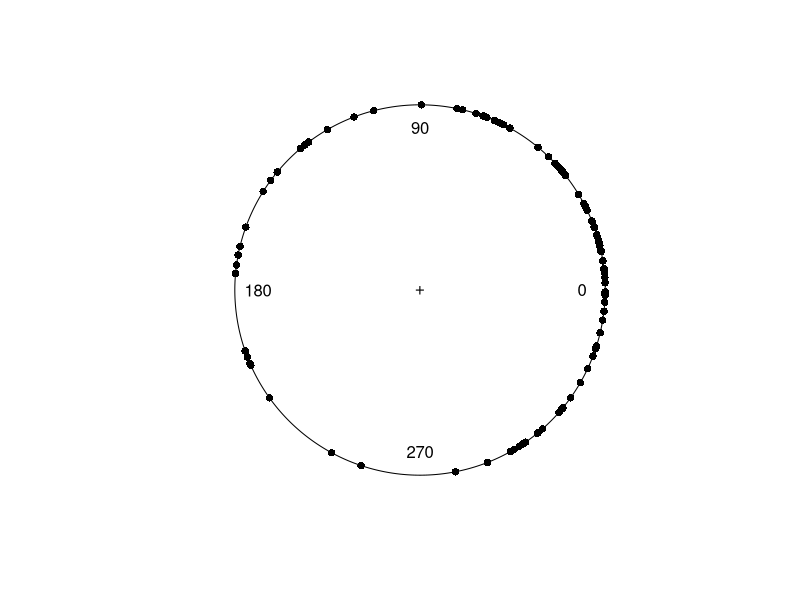
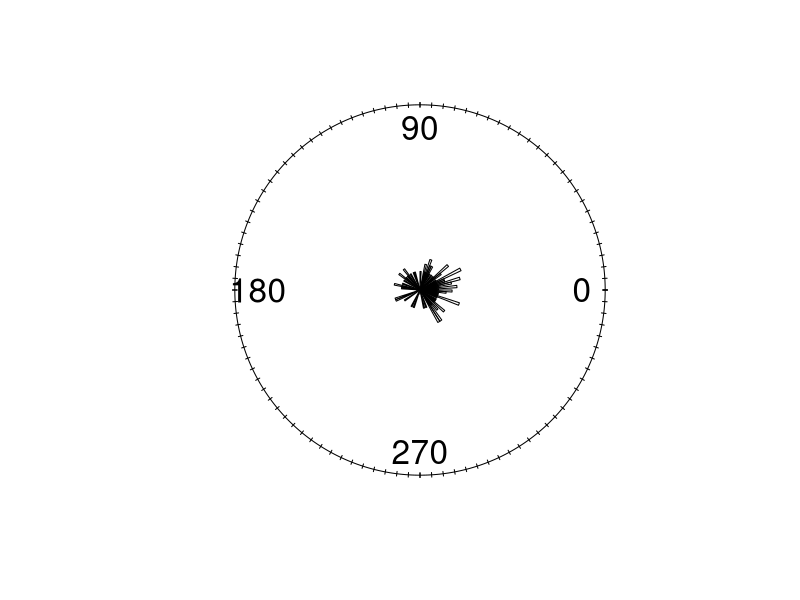
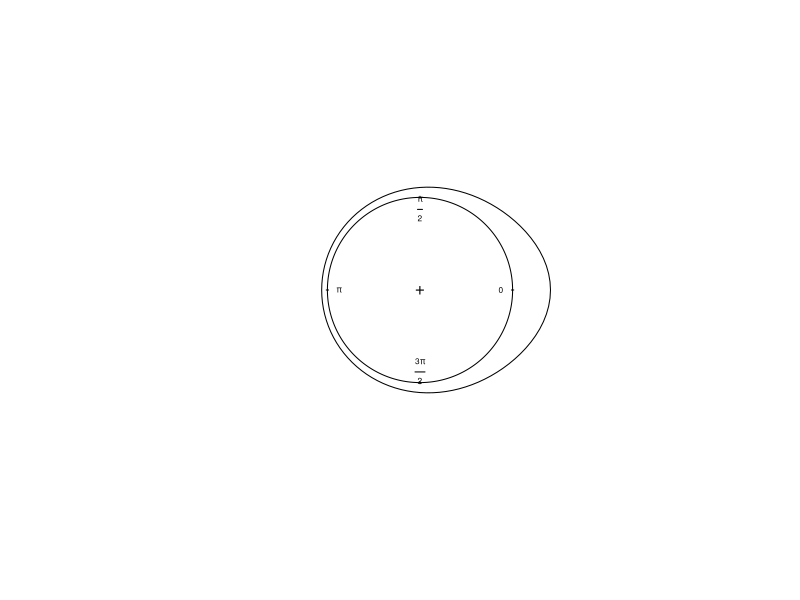
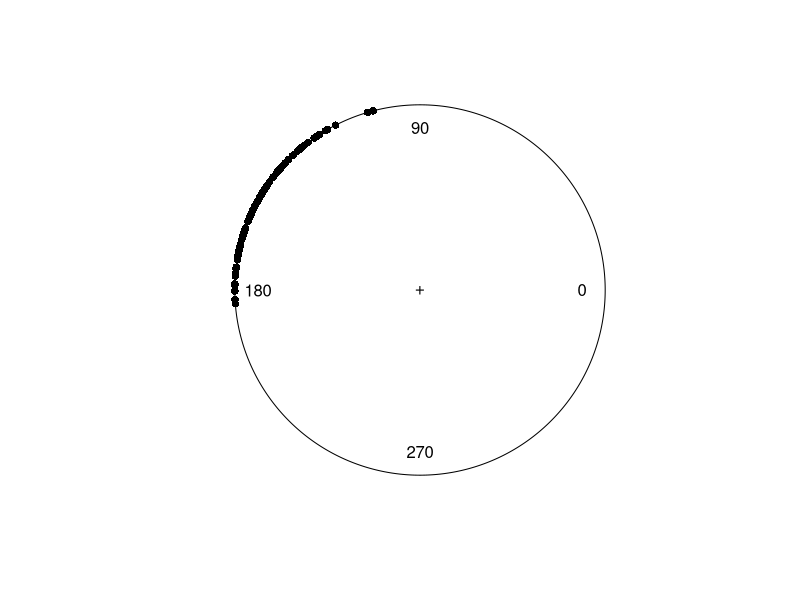
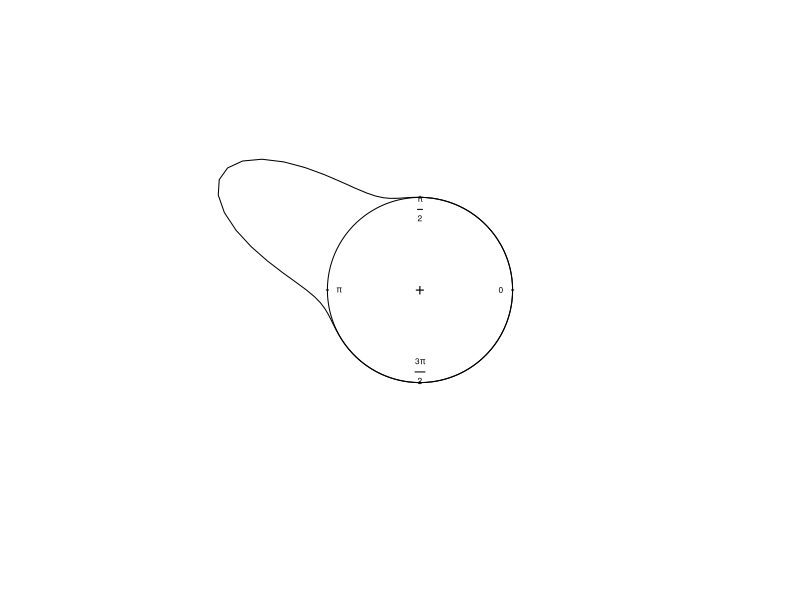
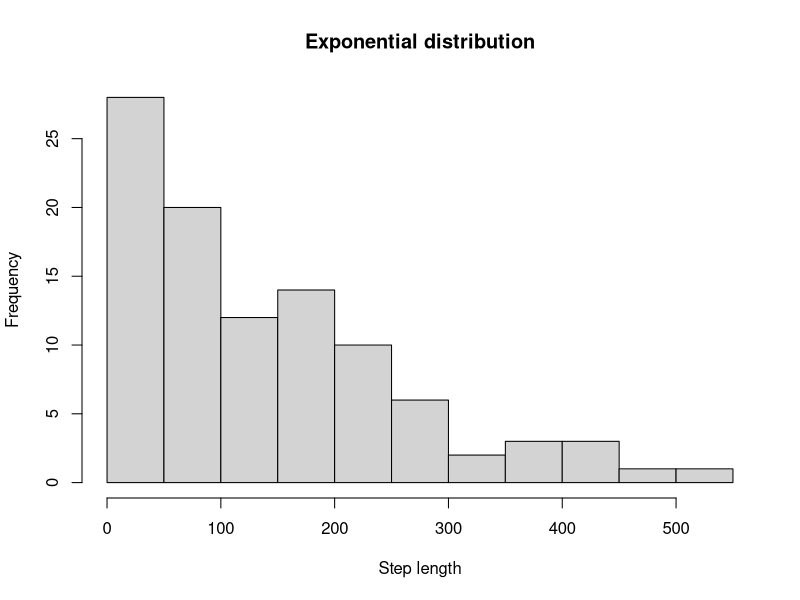
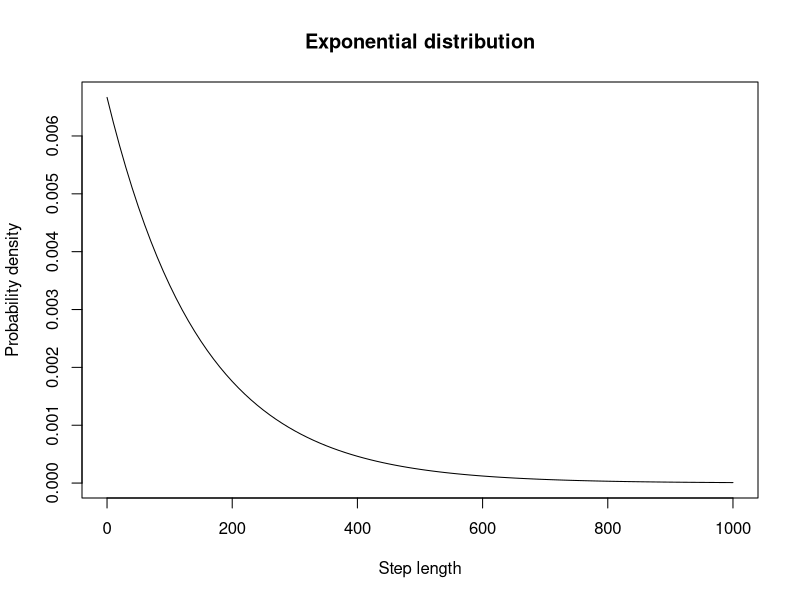
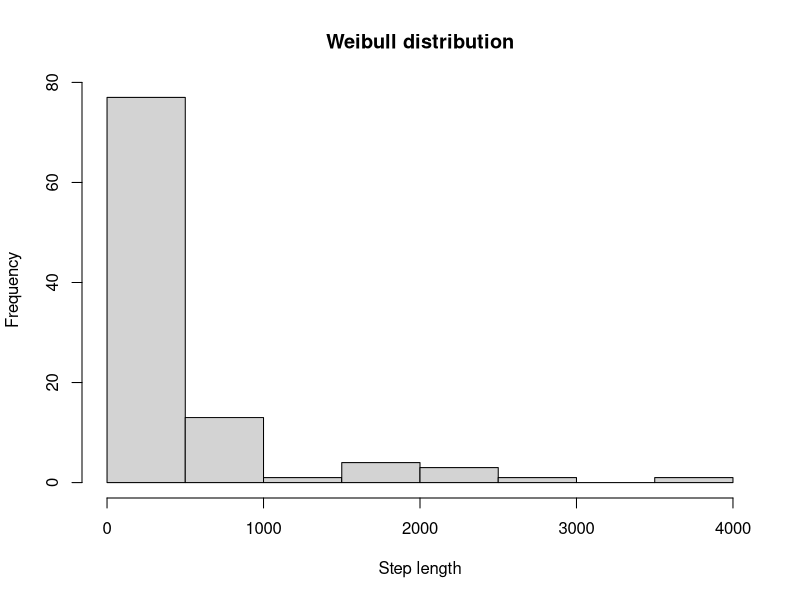

These charts were generated, in order, by the following R code:
#' ---
#' title: An introduction to movement ecology individual based models
#' author: The following pieces of codes were kindly provided by Juan Morales and then modified by Bernardo Niebuhr
#' date: 
#' 
#' output:
#' pdf_document:
#'   toc: true
#'   toc_depth: 2
#'   number_sections: true
#' ---

# --------------- label=print_options, warning=FALSE, message=FALSE, echo=FALSE

# for printout as pdf
# require("ezknitr")
# require("knitr")
# # Print options
# options(width = 165)
# opts_chunk$set(error = FALSE, message = FALSE, warning = FALSE, cache = FALSE, echo = TRUE, results = TRUE)

# --------------- label=load_packages

##### Circular distributions for angles

# Generates random values from a circular distribution and plots them
# Plots a circular distribution
# Here we use wrapped Cauchy and von Mises distributions

library(circular)

# wrapped Cauchy distribution
?dwrappedcauchy
# Parameters
mu.d <- rad(0) # Mean direction of the distribution - value around which the distribution is concentrated
rho.d <- 0.44 # "Concentration"/"perseverance" parameter, inside the interval [0,1] - for wrapped Cauchy distribution

data1 <- rwrappedcauchy(100, mu = mu.d, rho = rho.d, 
                        control.circular = list(units="degrees"))
plot(data1)
rose.diag(data1, cex = 2, )

ff1 <- function(x) dwrappedcauchy(x, mu = mu.d, rho = rho.d)
curve.circular(ff1, join = T, xlim = c(-2, 2), ylim = c(-2,2), cex = 0.5) # wrapped Cauchy

# von Mises distribution
?dvonmises
# Parameters
mu.d <- rad(150) # Mean direction of the distribution - value around which the distribution is concentrated
kappa.d <- 14 # "Concentration" parameter, positive number - for von Mises distribution

data2 <- rvonmises(100, mu.d, kappa.d, control.circular = list(units="degrees"))
plot(data2)

ff2 <- function(x) dvonmises(x, mu = mu.d, kappa = kappa.d)
curve.circular(ff2, join = T, xlim = c(-2, 2), ylim = c(-2,2), cex = 0.5) # von Mises

######################################################################

##### Distributions for step lengths

# Exponential distribution
?dexp
# Parameters
lambda.d <- 1/150 # here, 150 in the expected value of the distribution

data3 <- rexp(100, rate = lambda.d)
hist(data3, xlab = "Step length", main = "Exponential distribution")
mean(data3)

ff3 <- function(x) dexp(x, rate = lambda.d)
curve(ff3, from = 0, to = 1000, xlab = "Step length", main = "Exponential distribution", 
      ylab = "Probability density")

# Weibull distribution
?dweibull
# Parameters
shape.d <- 0.5
scale.d <- 150
scale.d * gamma(1 + 1/shape.d) # expected value of the distribution

data4 <- rweibull(100, shape = shape.d, scale = scale.d)
hist(data4, xlab = "Step length", main = "Weibull distribution")
mean(data4)

ff4 <- function(x) dweibull(x, shape = shape.d, scale = scale.d)
curve(ff4, from = 0, to = 1000, xlab = "Step length", main = "Weibull distribution", 
      ylab = "Probability density")

# Power-law (Levy) distribution

# Parameters
mu.d <- 2.5 # Value in the interval (1,3] - 1 = long steps more probable, 3 = all steps in the same scale
xmin.d <- 1 # Minimum value of a step

# Creating the power-law distribution density function
dpowlaw <- function(x, alfa, xmin, log=FALSE){
  c <- (alfa-1)*xmin^(alfa-1)
  if(log) ifelse(x < xmin, 0, log(c*x^(-alfa)))
  else ifelse(x < xmin, 0, c*x^(-alfa))
}
# Testing the function
integrate(dpowlaw, -Inf, Inf, alfa = mu.d, xmin = xmin.d)

# Plot the function
curve(dpowlaw(x, alfa = mu.d, xmin = xmin.d), from = 0, to = 100, log="")
# log axes
curve(dpowlaw(x, alfa = mu.d, xmin = xmin.d), from = 1, to = 100, log = "xy", ylim = c(1E-6, 2),
      ylab = "Probability density", xlab = "Step length") # mu = 2.5
curve(dpowlaw(x, alfa = 3, xmin = xmin.d), from = 1, to = 100, col = "green", log = "xy", add = T) # mu = 3
curve(dpowlaw(x, alfa = 1.5, xmin = xmin.d), from = 1, to = 100, col = "blue", log = "xy", add = T) # mu = 1.5
# comparing to an exponential distribution
curve(dexp(x, rate = 1/8), from = 1, to = 100, col = "red", log = "xy", add = T)

# Creating a power-law distribution random number generator
rpowlaw <- function(n, alpha, xmin = 1, maximum = 1000000) {
  random <- runif(n * 10000, xmin, maximum)
  prob.powlaw <- dpowlaw(random, alfa = alpha, xmin = xmin)
  sample(random, size = n, prob = prob.powlaw)
}

# Random data
data5 <- rpowlaw(100, alpha = mu.d, xmin = xmin.d)
hist(data5, xlab = "Step length", main = "Power-law distribution", breaks = 20)
mean(data5)

######################################################################
# Simple Random Walk
# movement will be described based on steps and turns
# steps will follow a Weibull distribution
# turns will follow a wrapped Cauchy distribution
# review the distributions:

?rweibull
op <- par(mfrow=c(3,1))
hist(rweibull(10000,scale=1,shape=1), freq=F, main="shape = 1")
hist(rweibull(10000,scale=1,shape=2), freq=F, main="shape = 2")
hist(rweibull(10000,scale=1,shape=0.5), freq=F, main="shape = 0.5")
par(op)

?rwrappedcauchy
op <- par(mfrow=c(2,2))
rose.diag(rwrappedcauchy(1000,mu=circular(0),rho=0),bins=18,prop=3)
rose.diag(rwrappedcauchy(1000,mu=circular(pi),rho=0.7),bins=18,prop=2)
rose.diag(rwrappedcauchy(1000,mu=circular(0),rho=0.9),bins=18,prop=2)
rose.diag(rwrappedcauchy(1000,mu=circular(pi),rho=0.1),bins=18,prop=3)
par(op)

#-------------------------------------------------------------------
# simulate a movement track
s_scale <- 10 # s_scale <- c(1, 1.5, 2, 5, 0.3)
s_scale <- rgamma(10, shape = 5, scale = 3)
s_shape <- 2
mu <- circular(0)
rho <- 0.8

nsteps <- 100
x <- numeric(nsteps) # x position
y <- numeric(nsteps) # y position
h <- numeric(nsteps) # absolute angle of the movement
steps <- rweibull(nsteps, scale=s_scale, shape=s_shape)
turns <- rwrappedcauchy(nsteps, mu=mu, rho=rho)
turns <- ifelse(turns>pi, turns-2*pi,turns)
h[1] <- runif(1,0,2*pi)
for(t in 2:nsteps){
  x[t] <- x[t-1] + steps[t-1]*cos(h[t-1])
  y[t] <- y[t-1] + steps[t-1]*sin(h[t-1])
  h[t] <- h[t-1] + turns[t]
}

plot(x,y, type="o", pch=16, asp=1)

points(x[1], y[1], pch=16, col="blue", cex=2)
points(x[nsteps], y[nsteps], pch=16, col="red", cex=2)

#-------------------------------------------------------------------
# simulate several individuals

ntracks <- 10
X <- matrix(NA,nsteps,ntracks)
Y <- matrix(NA,nsteps,ntracks)

for(i in 1:ntracks){
  x <- numeric(nsteps)
  y <- numeric(nsteps)
  h <- numeric(nsteps)
  steps <- rweibull(nsteps, scale=s_scale[i], shape=s_shape)
  turns <- rwrappedcauchy(nsteps, mu=mu, rho=rho)
  turns <- ifelse(turns>pi, turns-2*pi,turns)
  h[1] <- runif(1,0,2*pi)
  for(t in 2:nsteps){
    x[t] <- x[t-1] + steps[t-1]*cos(h[t-1])
    y[t] <- y[t-1] + steps[t-1]*sin(h[t-1])
    h[t] <- h[t-1] + turns[t]
  }
  X[,i] <- x
  Y[,i] <- y
}

# plot the trajectories
matplot(X,Y, type="l", pch=16, col=rainbow(ntracks), asp=1)
points(X[1,], Y[1,], pch=16, col="blue", cex=2)
points(X[nsteps,], Y[nsteps,], pch=16, col="red", cex=2)


#--------------------------------------------------------------------------------
##### it is interesting to see how displacement changes with time
# we usually look at the squared displacement
time = 0:(nsteps-1)
matplot(time,(X-X[1,])^2 + (Y-Y[1,])^2, type ="l", pch=16, xlab="time", ylab="squared displacement", col="gray")
lines(time, rowMeans((X-X[1,])^2 + (Y-Y[1,])^2), lwd=4, col=2)
abline(lm(rowMeans((X-X[1,])^2 + (Y-Y[1,])^2) ~ time-1), lwd=4, lty=2, col=1)

########################################################################################
# Biased random walk
# This is a random walk with a central attractor

# In this case, the final angle is drawn from a wrapped Cauchy distribuion with a mean direction 
#  (mu) defined not only by the previous direction of the animal step, 
#  but by an attraction factor
# The magnitude of the attraction factor is larger the more distant the animal is from the 
#  attraction point; besides, it is larger the larger the values of the attraction coefficient, beta
# The attraction coefficient may also be negaive; in this case, we simulate a random walk with
#  repulsion

#-------------------------------------------------------------------
# simulate a movement track

require(circular)
nsteps <- 100
beta <- 1.5 # Coefficient of attraction or bias - positive values correpond to attraction, negative values correspond to avvoidance
rho <- 0.6 # Concentration parameter around the bias absolute angle
scale <- 1
shape <- 1

# Coordinates of the point of attraction/repulsion
xh <- 30
yh <- 30

x <- numeric(nsteps)
y <- numeric(nsteps) 
h <- numeric(nsteps)
steps <- numeric(nsteps)

h[1] <- runif(1,1,2*pi)
x[1] <- rnorm(1,0,1)
y[1] <- rnorm(1,0,1)

for(t in 2:nsteps){  
  adj <- xh - x[t-1]
  op  <- yh - y[t-1]
  r   <- sqrt(adj^2 + op^2)
  ya <- sin(h[t-1]) + beta*(op/r)
  xa <- cos(h[t-1]) + beta*(adj/r)    
  m_t <- atan2(ya,xa)
  h[t] <- rwrappedcauchy(1, mu=circular(m_t), rho=rho)
  steps[t-1] <- rweibull(1, scale=scale, shape=shape)
  x[t] <- x[t-1] + cos(h[t])*steps[t-1]
  y[t] <- y[t-1] + sin(h[t])*steps[t-1]
}            

plot(x,y, type="l",lwd=2, xlim=c(-30,30),ylim=c(-20,20), asp=1)     
points(x[1],y[1], col="red", cex=2, pch=16)
lines(x,y, col=2,lwd=1, xlim=c(-15,15),ylim=c(-10,10), asp=1)     

#-------------------------------------------------------------------
# simulate several individuals

ntracks <- 10
X <- matrix(NA,nsteps,ntracks)
Y <- matrix(NA,nsteps,ntracks)

xh <- 0
yh <- 0
for(i in 1:ntracks){
  x <- numeric(nsteps)
  y <- numeric(nsteps) 
  h <- numeric(nsteps)
  steps <- numeric(nsteps)
  
  h[1] <- runif(1,1,2*pi)
  x[1] <- rnorm(1,0,1)
  y[1] <- rnorm(1,0,1)
  
  for(t in 2:nsteps){  
    adj <- xh - x[t-1]
    op  <- yh - y[t-1]
    r   <- sqrt(adj^2 + op^2)
    ya <- sin(h[t-1]) + beta*(op/r)
    xa <- cos(h[t-1]) + beta*(adj/r)    
    m_t <- atan2(ya,xa)
    h[t] <- rwrappedcauchy(1,mu=circular(m_t),rho=rho)
    steps[t-1] <- rweibull(1,scale=scale, shape=shape)
    x[t] <- x[t-1] + cos(h[t])*steps[t-1]
    y[t] <- y[t-1] + sin(h[t])*steps[t-1]
  } 
  X[,i] <- x
  Y[,i] <- y
}
# all individuals
matplot(X,Y, type="l", pch=16, col=rainbow(ntracks), asp=1, xlim=c(-10,10),ylim=c(-10,10))

# one individual
matplot(X[,2],Y[,2], type="l", pch=16, col=rainbow(ntracks), asp=1, xlim=c(-10,10),ylim=c(-10,10))

#--------------------------------------------------------------------------------------------
# it is interesting to see how displacement changes with time
# we usually look at the squared displacement
time = 0:(nsteps-1)
matplot(time,(X-X[1,])^2 + (Y-Y[1,])^2, type ="l", pch=16, xlab="time", ylab="squared displacement", col="gray")
lines(time, rowMeans((X-X[1,])^2 + (Y-Y[1,])^2), lwd=4, col=2)
abline(lm(rowMeans((X-X[1,])^2 + (Y-Y[1,])^2) ~ time-1), lwd=4, lty=2, col=1)

########################################################################################
# Simulation of a predator-prey chase
# In this case, we simulate preys as performing correlated random walks
# Predators, in turn, perform biased random walks; at each step, each predator compute which prey is 
#  the closest and is "attracted" to its position

nsteps <- 100
nprey <- 1
npredator <- 1
ntracks <- nprey + npredator
X <- matrix(NA,nsteps,ntracks)
Y <- matrix(NA,nsteps,ntracks)

# Parameters of the prey
py_scale <- 1
py_shape <- 1
py_mu <- circular(0)
py_rho <- 0

# Parameters of the predator
pd_beta <- 1 # Coefficient of attraction or bias
pd_rho <- 0.6 # Concentration parameter around the bias absolute angle
pd_scale <- 1
pd_shape <- 1

for(i in 1:ntracks){
  # Movement of the prey
  # Prey animals follow a correlated random walk
  if(i <= nprey) {
    x <- numeric(nsteps)
    y <- numeric(nsteps)
    h <- numeric(nsteps)
    steps <- rweibull(nsteps, scale=py_scale, shape=py_shape)
    turns <- rwrappedcauchy(nsteps, mu=py_mu, rho=py_rho)
    turns <- ifelse(turns>pi, turns-2*pi,turns)
    h[1] <- runif(1,0,2*pi)
    x[1] <- rnorm(1,0,10)
    y[1] <- rnorm(1,0,10)
    for(t in 2:nsteps){
      x[t] <- x[t-1] + steps[t-1]*cos(h[t-1])
      y[t] <- y[t-1] + steps[t-1]*sin(h[t-1])
      h[t] <- h[t-1] + turns[t]
    }
    X[,i] <- x
    Y[,i] <- y
  } else {
    # Movement of the predator
    # They follow the nearest prey
    x <- numeric(nsteps)
    y <- numeric(nsteps) 
    h <- numeric(nsteps)
    steps <- numeric(nsteps)
    
    h[1] <- runif(1,1,2*pi)
    x[1] <- rnorm(1,0,5)
    y[1] <- rnorm(1,0,5)
    
    for(t in 2:nsteps){
      # position of the nearest prey is the point of attraction
      col <- which.min((X[t-1,1:nprey] - x[t-1])^2 + (Y[t-1,1:nprey] - y[t-1])^2)
      xh <- X[t-1,col]
      yh <- Y[t-1,col]
      
      adj <- xh - x[t-1]
      op  <- yh - y[t-1]
      r   <- sqrt(adj^2 + op^2)
      ya <- sin(h[t-1]) + pd_beta*(op/r)
      xa <- cos(h[t-1]) + pd_beta*(adj/r)    
      m_t <- atan2(ya,xa)
      h[t] <- rwrappedcauchy(1, mu=circular(m_t), rho=pd_rho)
      steps[t-1] <- rweibull(1, scale=pd_scale, shape=pd_shape)
      x[t] <- x[t-1] + cos(h[t])*steps[t-1]
      y[t] <- y[t-1] + sin(h[t])*steps[t-1]
    } 
    X[,i] <- x
    Y[,i] <- y
  }
  
}
matplot(X[,1:nprey], Y[,1:nprey], type="l", pch=16, col="red", asp=1, xlim=c(min(X),max(X)), ylim=c(min(Y),max(Y)))
matplot(X[,(nprey+1):ntracks],Y[,(nprey+1):ntracks], type="l", pch=16, col="blue", asp=1, add=T)
legend("topleft", legend = c("prey", "predator"), col = c("red", "blue"), lwd=1.1, cex = 0.7, bty = "n")
